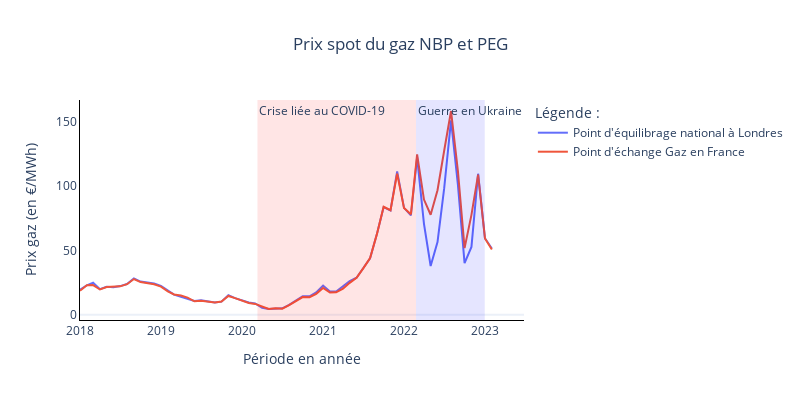

The code cell stored with this chart in its notebook:
### Code cell
scatter_plot_2lines(prix_gros['PERIODE'], prix_gros['PRIXG_GAZ'], prix_gros['PERIODE'], prix_gros['PRIXG_GAZ_PEG'], "Point d'équilibrage national à Londres", "Point d'échange Gaz en France", 'Prix spot du gaz NBP et PEG', 'Période en année', 'Prix gaz (en €/MWh)')

### Figure 1 — Plotly figure (JSON) as saved in the notebook; plotly's stock layout.template omitted (floating-point values rounded to 4 significant figures)
{"data": [{"name": "Point d'équilibrage national à Londres", "type": "scatter", "x": ["2018-01", "2018-02", "2018-03", "2018-04", "2018-05", "2018-06", "2018-07", "2018-08", "2018-09", "2018-10", "2018-11", "2018-12", "2019-01", "2019-02", "2019-03", "2019-04", "2019-05", "2019-06", "2019-07", "2019-08", "2019-09", "2019-10", "2019-11", "2019-12", "2020-01", "2020-02", "2020-03", "2020-04", "2020-05", "2020-06", "2020-07", "2020-08", "2020-09", "2020-10", "2020-11", "2020-12", "2021-01", "2021-02", "2021-03", "2021-04", "2021-05", "2021-06", "2021-07", "2021-08", "2021-09", "2021-10", "2021-11", "2021-12", "2022-01", "2022-02", "2022-03", "2022-04", "2022-05", "2022-06", "2022-07", "2022-08", "2022-09", "2022-10", "2022-11", "2022-12", "2023-01", "2023-02"], "y": [19.52, 22.89, 24.99, 19.91, 21.72, 21.38, 22.25, 23.86, 28.19, 25.78, 25.08, 24.32, 22.33, 18.45, 15.65, 14, 12.35, 10.68, 11.23, 10.39, 9.6, 10.19, 15.2, 12.9, 11.23, 9.53, 8.75, 5.44, 4.48, 5, 5.01, 7.69, 11.32, 14.43, 14.34, 17.3, 22.68, 18.03, 17.97, 22.07, 26.04, 28.72, 36.08, 43.89, 62.83, 83.5, 80.91, 111.2, 82.92, 77.15, 122.0, 70.54, 37.84, 56.36, 98.01, 150.8, 100.8, 40.06, 52.66, 109.4, 59.39, 51.44]}, {"name": "Point d'échange Gaz en France", "type": "scatter", "x": ["2018-01", "2018-02", "2018-03", "2018-04", "2018-05", "2018-06", "2018-07", "2018-08", "2018-09", "2018-10", "2018-11", "2018-12", "2019-01", "2019-02", "2019-03", "2019-04", "2019-05", "2019-06", "2019-07", "2019-08", "2019-09", "2019-10", "2019-11", "2019-12", "2020-01", "2020-02", "2020-03", "2020-04", "2020-05", "2020-06", "2020-07", "2020-08", "2020-09", "2020-10", "2020-11", "2020-12", "2021-01", "2021-02", "2021-03", "2021-04", "2021-05", "2021-06", "2021-07", "2021-08", "2021-09", "2021-10", "2021-11", "2021-12", "2022-01", "2022-02", "2022-03", "2022-04", "2022-05", "2022-06", "2022-07", "2022-08", "2022-09", "2022-10", "2022-11", "2022-12", "2023-01", "2023-02"], "y": [18.67, 22.9, 23.01, 19.63, 21.58, 21.74, 22.05, 23.71, 27.71, 25.39, 24.6, 23.68, 21.89, 18.16, 15.72, 14.99, 13.32, 10.42, 10.91, 10.19, 9.56, 10.25, 14.6, 12.95, 11.1, 9.17, 8.41, 6.47, 4.57, 5.06, 4.77, 7.43, 10.71, 13.77, 13.69, 16.23, 20.84, 17.29, 17.43, 20.21, 24.77, 28.74, 36.04, 43.99, 62.75, 83.8, 81.15, 109.5, 82.76, 77.97, 124.4, 89.36, 77.58, 96.57, 127.2, 158.1, 111.4, 51.72, 77.51, 108.7, 59.22, 50.7]}], "layout": {"annotations": [{"showarrow": false, "text": "Crise liée au COVID-19", "x": "2020-03-11", "xanchor": "left", "xref": "x", "y": 1, "yanchor": "top", "yref": "y domain"}, {"showarrow": false, "text": "Guerre en Ukraine", "x": "2022-02-24", "xanchor": "left", "xref": "x", "y": 1, "yanchor": "top", "yref": "y domain"}], "height": 400, "legend": {"title": {"text": "Légende :"}}, "shapes": [{"fillcolor": "red", "line": {"width": 0}, "opacity": 0.1, "type": "rect", "x0": "2020-03-11", "x1": "2022-02-24", "xref": "x", "y0": 0, "y1": 1, "yref": "y domain"}, {"fillcolor": "blue", "line": {"width": 0}, "opacity": 0.1, "type": "rect", "x0": "2022-02-24", "x1": "2022-12-31", "xref": "x", "y0": 0, "y1": 1, "yref": "y domain"}], "title": {"text": "Prix spot du gaz NBP et PEG", "x": 0.5}, "width": 800, "xaxis": {"linecolor": "#000000", "showgrid": false, "showline": true, "title": {"text": "Période en année"}}, "yaxis": {"linecolor": "#000000", "showgrid": false, "showline": true, "title": {"text": "Prix gaz (en €/MWh)"}}}}
